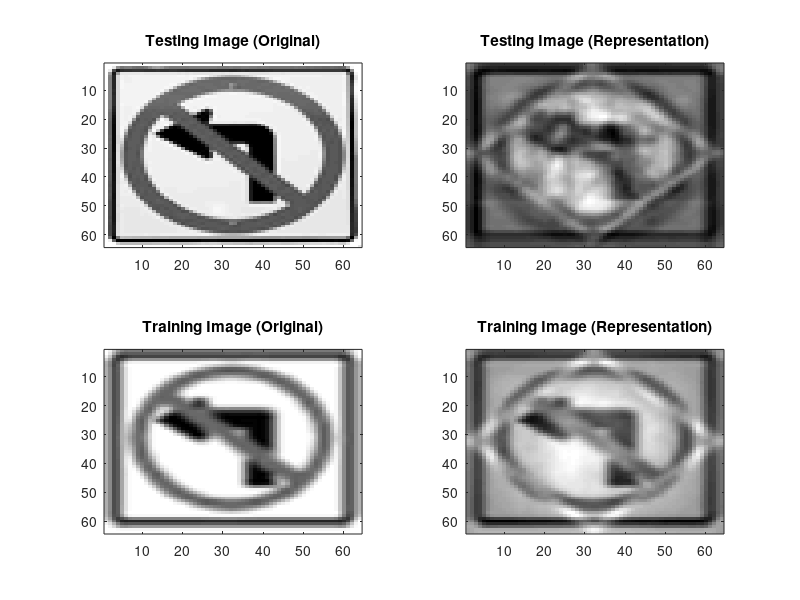

This chart was generated by the following MATLAB code:
load results.mat
a = 1;
b = num_signs;
r = round(a + (b-a)*rand()); % random image to show
save_all = false;
view_eigenfaces = false;

if save_all == false
    % view versions of one image (original, rep, match, match rep)
    disp('Image shown');
    disp(r);
    fig = figure(r);
    colormap('gray');
    subplot(221);
    imagesc(reshape(test_r(r,:), [n, n]));
    title('Testing Image (Original)');
    subplot(222);
    imagesc(reshape(vectors*test_c(r,:).', [n, n]));
    title('Testing Image (Representation)');
    subplot(223);
    imagesc(reshape(train_r(close_index(r),:), [n, n]));
    title('Training Image (Original)');
    subplot(224);
    imagesc(reshape(vectors*train_c(close_index(r),:).', [n, n]));
    title('Training Image (Representation)');
    
    if view_eigenfaces == true
        % view eigenfaces
        figure(2);
        colormap('gray');
        subplot(221);
        imagesc(reshape(vectors(:,1), [n, n]));
        title('Eigensign 1');
        subplot(222);
        imagesc(reshape(vectors(:,2), [n, n]));
        title('Eigensign 2');
        subplot(223);
        imagesc(reshape(vectors(:,3), [n, n]));
        title('Eigensign 3');
        subplot(224);
        imagesc(reshape(vectors(:,4), [n, n]));
        title('Eigensign 4');
    end
else
    for r = 1:num_signs
        fig = figure(r);
        colormap('gray');
        subplot(221);
        imagesc(reshape(test_r(r,:), [n, n]));
        title('Testing Image (Original)');
        subplot(222);
        imagesc(reshape(vectors*test_c(r,:).', [n, n]));
        title('Testing Image (Representation)');
        subplot(223);
        imagesc(reshape(train_r(close_index(r),:), [n, n]));
        title('Training Image (Original)');
        subplot(224);
        imagesc(reshape(vectors*train_c(close_index(r),:).', [n, n]));
        title('Training Image (Representation)');
        r_name = num2str(r);
        saveas(fig, r_name, 'png');
    end
end